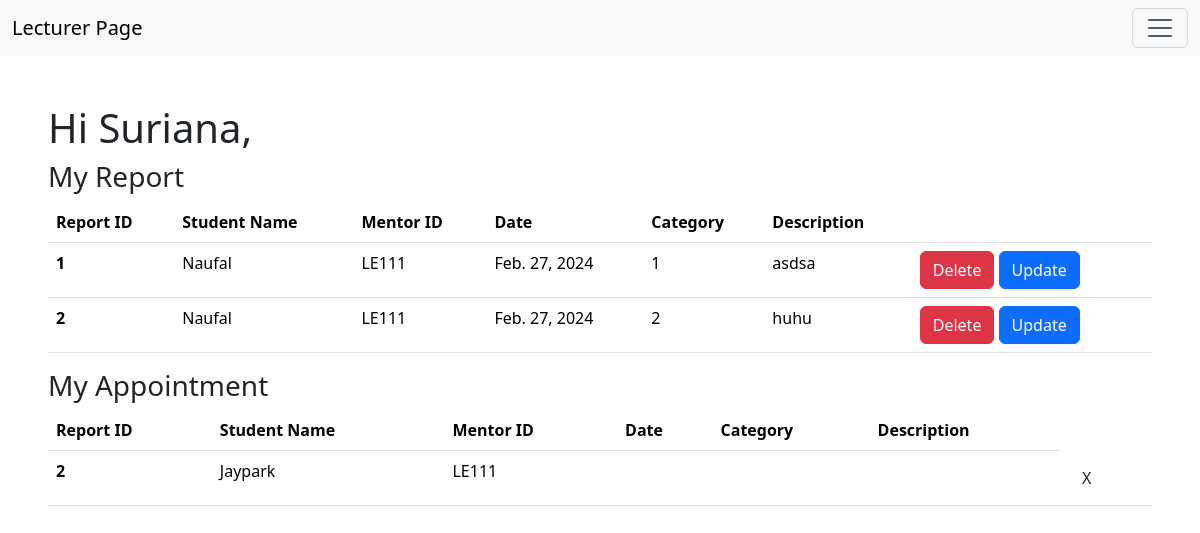
/myIntervention/mylecturer/LE111/mainpage, run on the app's committed database.
### intervention_system/models.py (models this page shows)
class Mentor(models.Model):
    mentor_id = models.CharField(max_length=5, primary_key=True)
    mentor_name = models.CharField(max_length=200)
    mentor_password = models.CharField(max_length=128)
    mentor_phone = models.CharField(max_length=15, blank=True, default="Value not set")
    mentor_sub = models.CharField(max_length=15, blank=True, default="Value not set")

class Report(models.Model):
    student = models.ForeignKey(Student, on_delete=models.CASCADE)
    mentor = models.ForeignKey(Mentor, on_delete=models.CASCADE)
    report_date = models.DateField(auto_now_add=True)
    report_category = models.CharField(max_length=100)
    report_text = models.TextField()

class Student(models.Model):
    student_id = models.CharField(max_length=5, primary_key=True)
    student_name = models.CharField(max_length=200)
    mentor = models.ForeignKey(Mentor, on_delete=models.CASCADE)
    student_password = models.CharField(max_length=128)
    student_address = models.TextField(blank=True, null=True, default="Value not set")
    student_phone = models.CharField(max_length=15, blank=True, null=True, default="Value not set")
    student_course = models.CharField(max_length=15, blank=True, null=True, default="Value not set")

class Appointment(models.Model):
    mentor = models.ForeignKey(Mentor, on_delete=models.CASCADE)
    student = models.ForeignKey(Student, on_delete=models.CASCADE)
    appointment_date = models.DateField()
    appointment_venue = models.CharField(max_length=100)
    appointment_time = models.TimeField()
    appointment_description = models.TextField(blank=True, null=True, default="-")
    appointment_purpose = models.TextField(blank=True, null=True, default="-")
    appointment_status = models.CharField(max_length=8, default="Pending...")

### intervention_system/views.py (the view)
# urls.py: path("mylecturer/<str:lectId>/mainpage", views.lectMainPage, name="lectMainPage"),
def lectMainPage(request, lectId):
    reports = Report.objects.filter(mentor=lectId).values
    app = Appointment.objects.filter(mentor=lectId).values
    lecturer = Mentor.objects.get(mentor_id=lectId)
    allstudent = Student.objects.all().values()
    obj = {
        "allReport":reports,
        "allApp":app,
        "lect":lecturer,
        'allStudent':allstudent
    }
    return render(request, 'lecturer_mainpage.html',obj)

### intervention_system/templates/lecturer_mainpage.html (shortened to what this page needs)
<!DOCTYPE html>
<html lang="en">
<head>
    <link href="https://cdn.jsdelivr.net/npm/bootstrap@5.3.3/dist/css/bootstrap.min.css" rel="stylesheet">
</head>
<body>
    <nav class="navbar bg-body-tertiary ">
        <div class="container-fluid">
          <a class="navbar-brand" href="#">Lecturer Page</a>
          <button class="navbar-toggler" type="button" data-bs-toggle="offcanvas" data-bs-target="#offcanvasNavbar" aria-controls="offcanvasNavbar" aria-label="Toggle navigation">
            <span class="navbar-toggler-icon"></span>
          </button>
        </div>
      </nav>
    <main class="m-5">
        <h1>Hi {{lect.mentor_name}},</h1>
        <h3>My Report</h3>
        <table class="table">
          <thead>
            <tr>
              <th scope="col">Report ID</th>
              <th scope="col">Student Name</th>
              <th scope="col">Mentor ID</th>
              <th scope="col">Date</th>
              <th scope="col">Category</th>
              <th scope="col">Description</th>
              <th></th>
            </tr>
          </thead>
          <tbody>
            {%for report in allReport%}
            <tr>
              <th scope="row">{{report.id}}</th>
              {% for student in allStudent%}
              {%if report.student_id ==  student.student_id %}
              <td>{{student.student_name}}</td>
              {%endif%}
              {%endfor%}
              <td>{{report.mentor_id}}</td>
              <td>{{report.report_date}}</td>
              <td>{{report.report_category}}</td>
              <td>{{report.report_text}}</td>
              <td>
                <a href="{% url 'deleteReport' lect.mentor_id report.id%}" class="btn btn-danger">Delete</a>
                <a class="btn btn-primary" data-bs-toggle="modal" data-bs-target="#id{{report.id}}" href=" url 'updateReport' lect.mentor_id report.id" class="btn">Update</a>
              </td>
            </tr>
            {%endfor%}
          </tbody>
        </table>
        <h3>My Appointment</h3>
        <table class="table">
          <thead>
            <tr>
              <th scope="col">Report ID</th>
              <th scope="col">Student Name</th>
              <th scope="col">Mentor ID</th>
              <th scope="col">Date</th>
              <th scope="col">Category</th>
              <th scope="col">Description</th>
            </tr>
          </thead>
          <tbody>
            {%for report in allApp%}
            <tr>
              <th scope="row">{{report.id}}</th>
              {% for student in allStudent%}
              {%if report.student_id ==  student.student_id %}
              <td>{{student.student_name}}</td>
              {%endif%}
              {%endfor%}
              <td>{{report.mentor_id}}</td>
              <td>{{report.report_date}}</td>
              <td>{{report.report_category}}</td>
              <td>{{report.report_text}}</td>
              <td>
                <a href="{% url 'deleteApp' lect.mentor_id report.id%}" class="btn">X</a>
              </td>
            </tr>
            {%endfor%}
          </tbody>
        </table>
    </main>
</body>
</html>

### data on the page
Mentor: mentor_name "Suriana"
Report: id "1", mentor_id "LE111", report_date "Feb. 27, 2024", report_category "1", report_text "asdsa"
Student: student_name "Naufal"
Report: id "2", mentor_id "LE111", report_date "Feb. 27, 2024", report_category "2", report_text "huhu"
Appointment: id "2", mentor_id "LE111"
Student: student_name "Jaypark"
